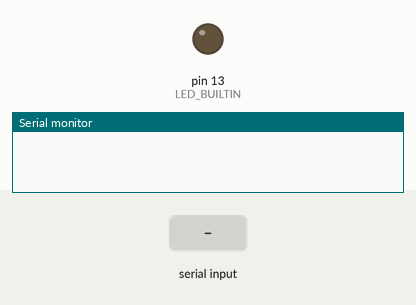
This sketch was run on a simulated Arduino Nano, built with avr-gcc and run on an emulated ATmega328P. On the bench: output pins drawn as LEDs (lit = HIGH), the last lines printed to the serial monitor. Inputs (shaded band) come from the test bench.

Above: at 1.2 s.
1.3 s: "on\n" received over Serial
At 1.6 s:
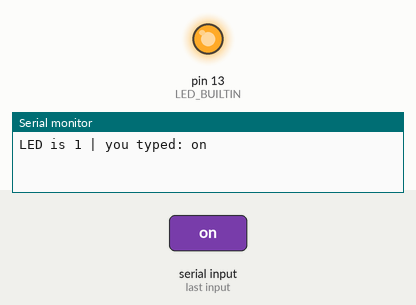
2.8 s: "off\n" received over Serial
At 4.0 s:
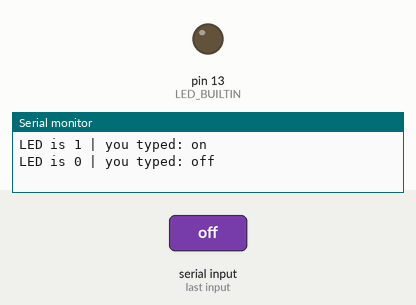
Timing chart, 0 to 5.8 s (numbered marks = the images above; inputs shaded):
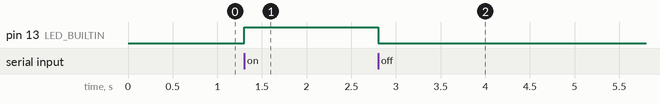

Measured:
- after the input at 1.3 s, pin 13 (LED_BUILTIN): LOW → HIGH at once
- after the input at 2.8 s, pin 13 (LED_BUILTIN): HIGH → LOW at once

The sketch:

arduino.ino
```cpp
bool ledState = false;

void setup() {
  Serial.begin(9600); // Start serial communication at 9600 baud
  pinMode(LED_BUILTIN, OUTPUT);
}

void loop() {
  digitalWrite(LED_BUILTIN, ledState ? HIGH : LOW);

  if (Serial.available() > 0) {        // Check if data is waiting
    String input = Serial.readStringUntil('\n'); // Read until Enter key
    input.trim();                               // Remove \r\n whitespace

    if (input == "on") {
      ledState = true;
    }
    if (input == "off") {
      ledState = false;
    }
    Serial.println("LED is " + String(ledState) + " | you typed: " + input);
  }

}
```
